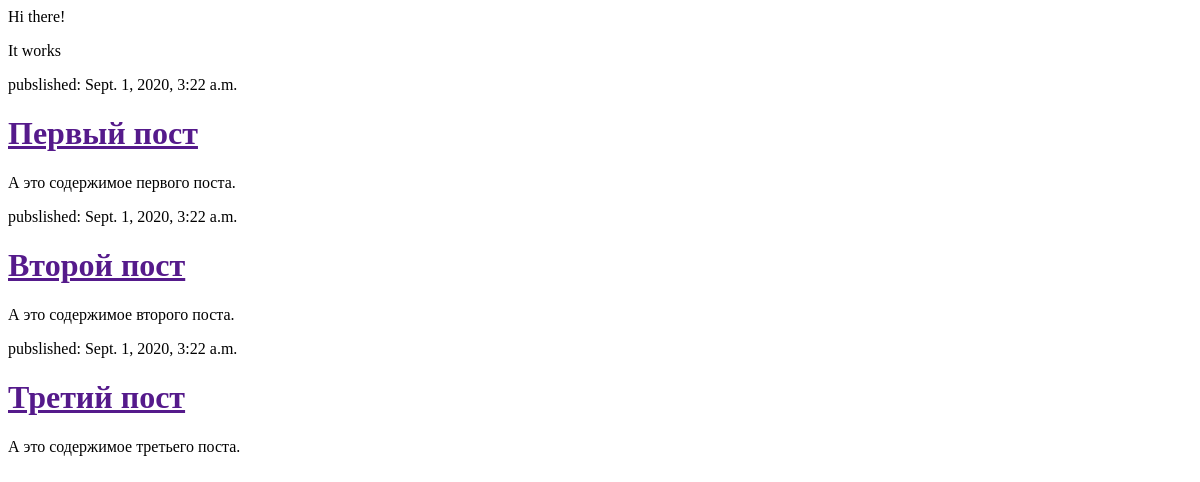
/, run on an earlier commit of the app's database.
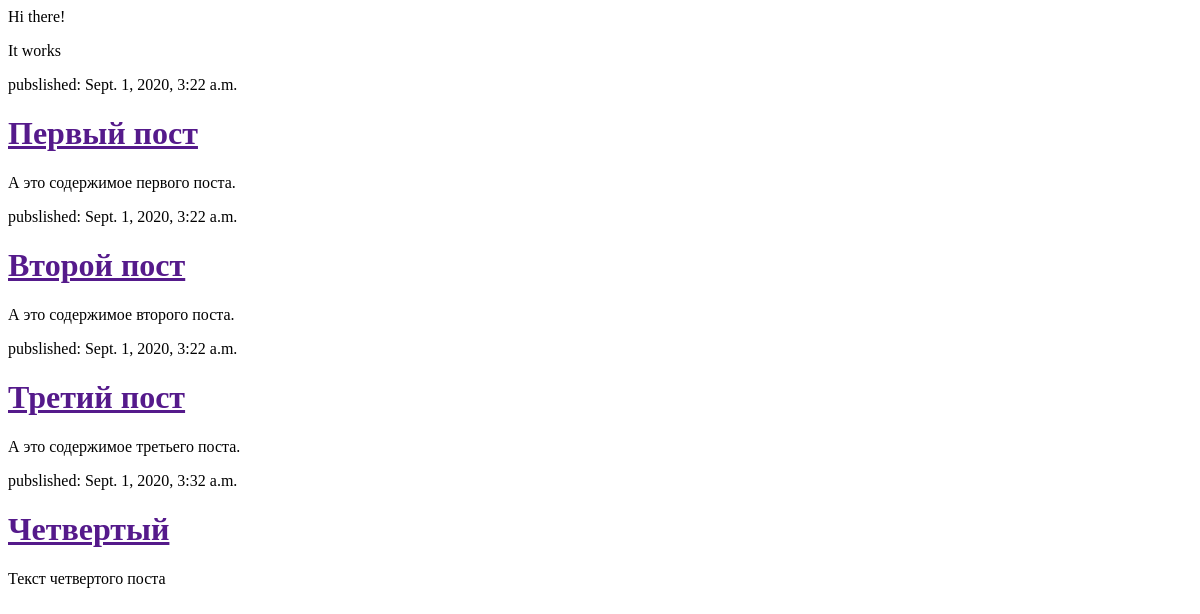
And on a later commit of the database.
### blog/models.py (models this page shows, shortened)
class Post(models.Model):
    author = models.ForeignKey(settings.AUTH_USER_MODEL, on_delete=models.CASCADE)
    title = models.CharField(max_length=200)
    text = models.TextField()
    created_date = models.DateTimeField(default=timezone.now)
    published_date = models.DateTimeField(blank=True, null=True)

### blog/views.py (the view)
# urls.py: path('', views.post_list, name='post_list'),
def post_list(request):
    posts = Post.objects.filter(published_date__lte=timezone.now()).order_by('published_date')
    return render(request, 'blog/post_list.html', {'posts': posts})

### blog/templates/blog/post_list.html
<html>
<head><title>ROsearch</title></head>
<p>Hi there!</p>
<p>It works</p>
{% for post in posts %}
    <div>
        <p>pubslished: {{ post.published_date }}</p>
        <h1><a href="">{{ post.title }}</a></h1>
        <p>{{ post.text|linebreaksbr }}</p>
    </div>
{% endfor %}
</html>

What changed in the data, as far as the page shows it:
added Post: published_date "Sept. 1, 2020, 3:32 a.m.", title "Четвертый", text "Текст четвертого поста"
